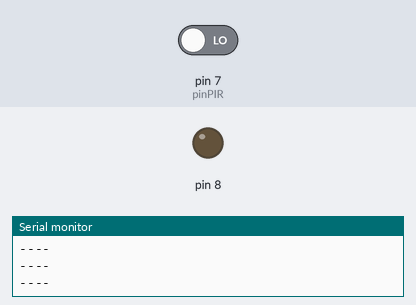
Bench run of a sketch on a simulated Arduino Uno, built with avr-gcc and run on an emulated ATmega328P. Shown: output pins drawn as LEDs (lit = HIGH), the last lines printed to the serial monitor. Dashed ring = blinking. The test bench sets the inputs (shaded band); at power-on: pin 7 (pinPIR) LOW.

Above: at 1.2 s.
1.3 s: pin 7 (pinPIR) driven HIGH
At 3.3 s:
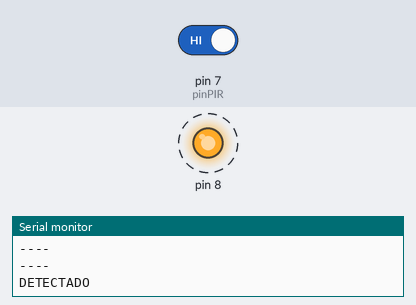
4.3 s: pin 7 (pinPIR) driven LOW
At 5.3 s:
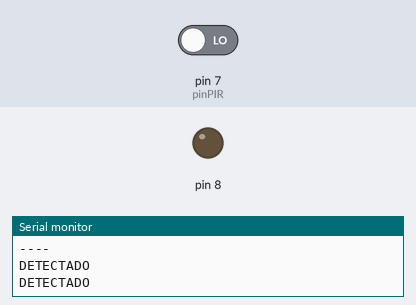
Timing chart, 0 to 7.3 s (numbered marks = the images above; inputs shaded):
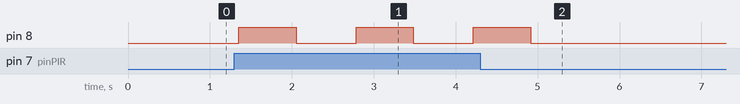

Measured:
- after the input at 1.3 s, pin 8: alternates HIGH for 0.70 s and LOW for 0.73 s, starting after 0.05 s
- after the input at 4.3 s, pin 8: goes on until 4.9 s, then stays LOW

The sketch:

teste1.ino
```cpp
#define pinPIR 7

void setup()
{
  pinMode(pinPIR, INPUT);
  Serial.begin(9600);
  pinMode(8, OUTPUT);
}

void loop()
{
  bool valorPIR = digitalRead(pinPIR);

  if(valorPIR){
    delay(30);
    digitalWrite(8, HIGH);
    delay(700);
    digitalWrite(8, LOW);
    delay(700);
    Serial.println("DETECTADO");
  }else{
    Serial.println("----");
    delay(30);
    digitalWrite(8, LOW);
  }
}
```
